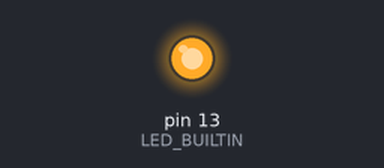
Bench run of a sketch on a simulated Arduino Uno, built with avr-gcc and run on an emulated ATmega328P. Shown: output pins drawn as LEDs (lit = HIGH). Pins used as bus, display or sensor lines are not drawn.

Above: at 0.1 s.
At 0.9 s:
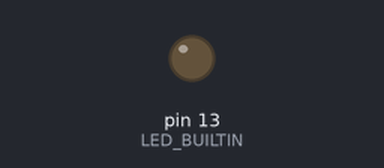
Timing chart, 0 to 2.4 s (numbered marks = the images above):
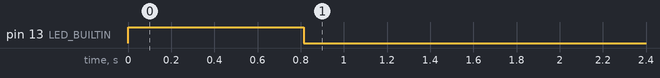

The sketch:

TeslaChargeDoorOpener.ino
```cpp
// (licence header left out)
// Pins
const uint8_t signalPin = 11;                   // The number of the pin with the output signal

// The signal to send
const uint16_t pulseWidth = 400;                // Microseconds
const uint16_t messageDistance = 23;            // Millis
const uint8_t transmissions = 5;                // Number of repeated transmissions
const uint8_t messageLength = 43;
const uint8_t sequence[messageLength] = {
  0x02,0xAA,0xAA,0xAA,  // Preamble of 26 bits by repeating 1010
  0x2B,                 // Sync byte
  0x2C,0xCB,0x33,0x33,0x2D,0x34,0xB5,0x2B,0x4D,0x32,0xAD,0x2C,0x56,0x59,0x96,0x66,
  0x66,0x5A,0x69,0x6A,0x56,0x9A,0x65,0x5A,0x58,0xAC,0xB3,0x2C,0xCC,0xCC,0xB4,0xD2,
  0xD4,0xAD,0x34,0xCA,0xB4,0xA0};

void setup() {
  pinMode(LED_BUILTIN, OUTPUT);
  pinMode(signalPin, OUTPUT);
  digitalWrite(signalPin, LOW);

  sendSignals();
}

void loop() {}

void sendSignals() {
  digitalWrite(LED_BUILTIN, HIGH);
  for (uint8_t t=0; t<transmissions; t++) {
    for (uint8_t i=0; i<messageLength; i++) sendByte(sequence[i]);
    digitalWrite(signalPin, LOW);
    delay(messageDistance);
  }
  digitalWrite(LED_BUILTIN, LOW);
}

void sendByte(uint8_t dataByte) {
  for (int8_t bit=7; bit>=0; bit--) { // MSB
    digitalWrite(signalPin, (dataByte & (1 << bit)) != 0 ? HIGH : LOW);
    delayMicroseconds(pulseWidth);
  }
}
```
